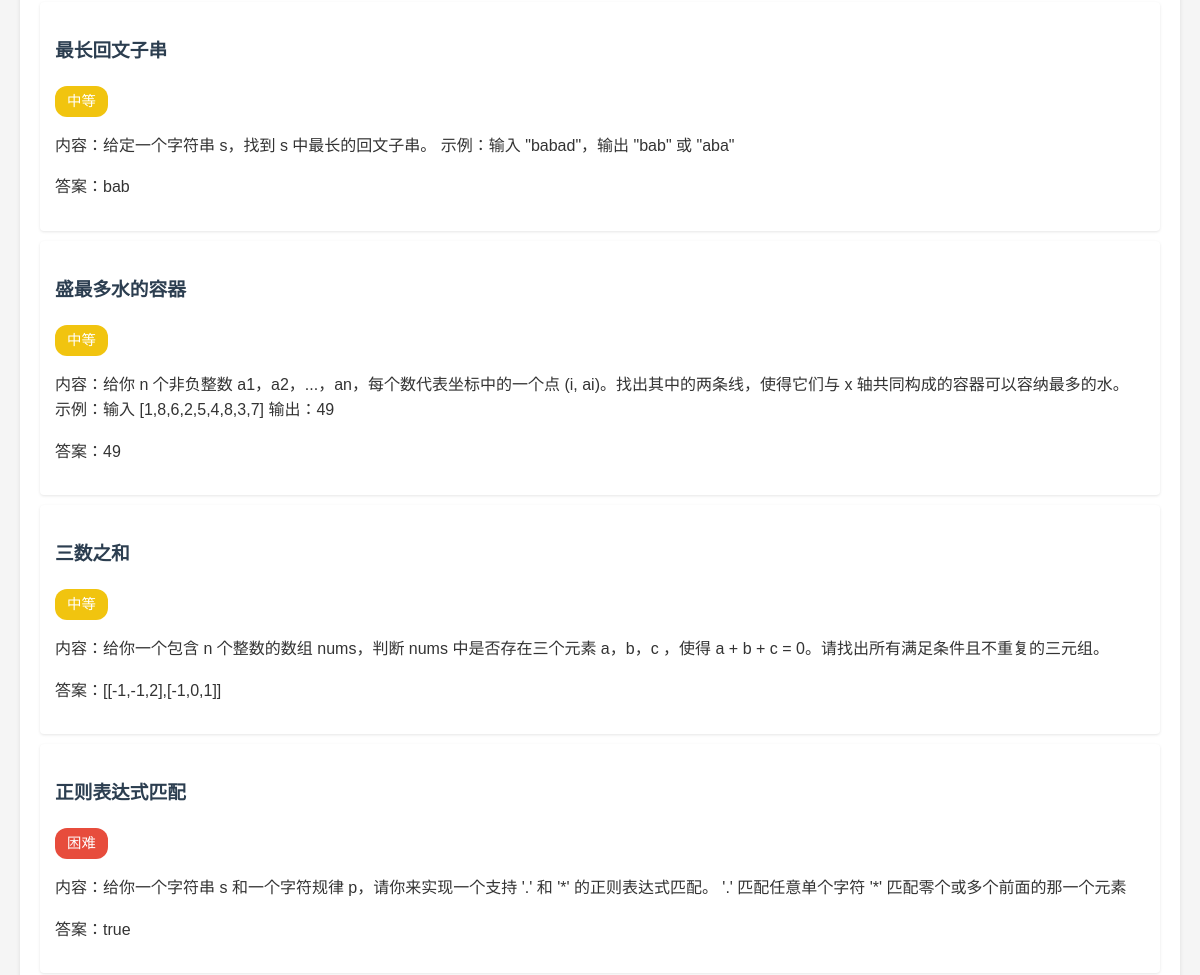
/manage_problems (signed in, middle part), run on an earlier commit of the app's database.
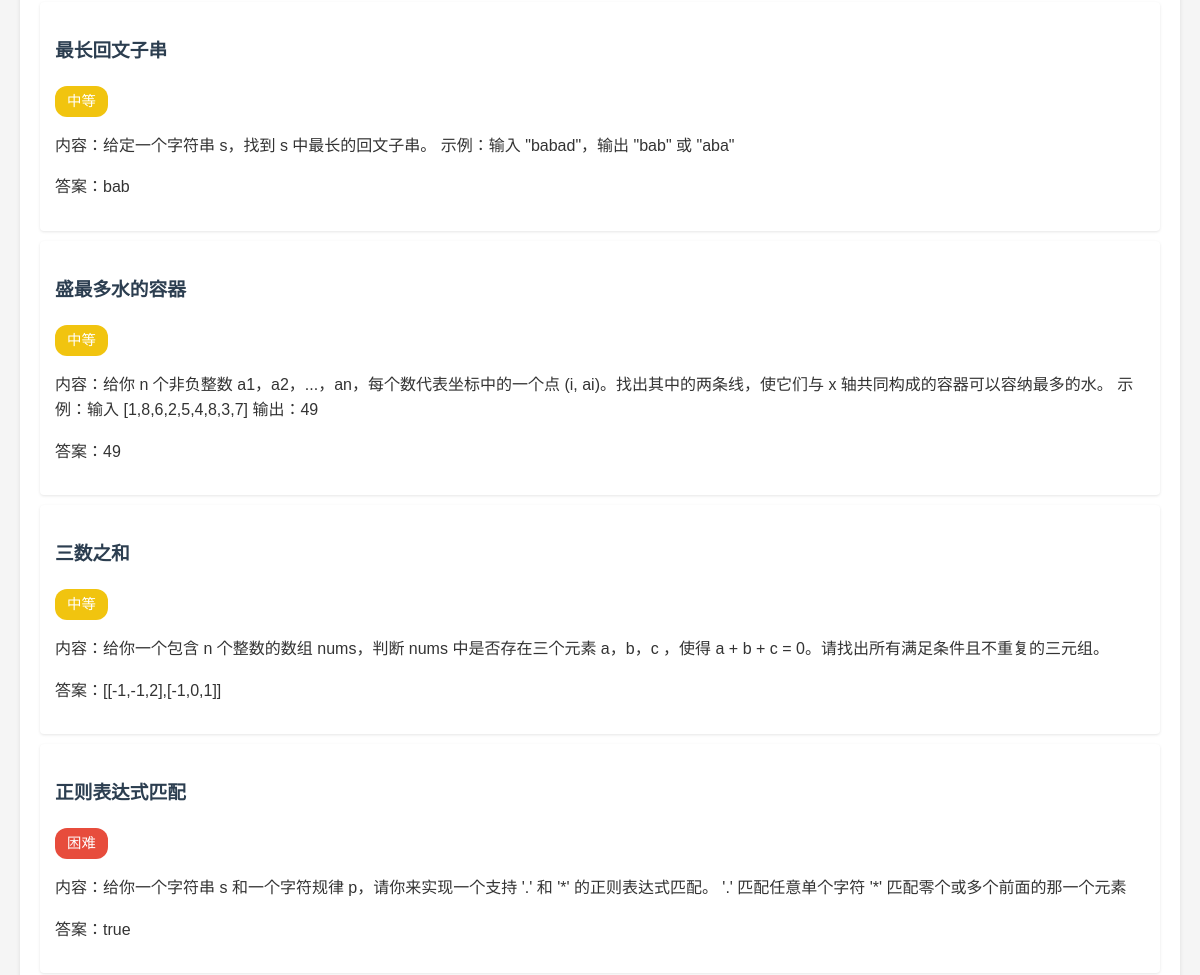
And on a later commit of the database.
### 1.py (models this page shows)
class Problem(db.Model):
    id = db.Column(db.Integer, primary_key=True)
    title = db.Column(db.String(100), nullable=False)
    content = db.Column(db.Text, nullable=False)
    answer = db.Column(db.Text, nullable=False)
    difficulty = db.Column(db.Integer) # 1-简单, 2-中等, 3-困难
    category = db.Column(db.String(50), nullable=True)  # 新增字段
    tags = db.Column(db.String(100), nullable=True)     # 新增字段
    standard_code = db.Column(db.Text, nullable=True) # 标准答案代码
    test_cases = db.Column(db.Text, nullable=True) # 测试用例，JSON格式存储

### 1.py (the view, shortened to what this page needs)
@app.route('/manage_problems', methods=['GET', 'POST'])
@login_required
def manage_problems():
    problems = Problem.query.all()
    return render_template('manage_problems.html', problems=problems)

### 1.py (called while the page is built)
def login_required(f):
    @wraps(f)
    def decorated_function(*args, **kwargs):
        if 'user_id' not in session:
            return redirect(url_for('login'))
        user = User.query.get(session['user_id'])
        if user is None:
            session.clear()
            return redirect(url_for('login'))
        return f(*args, **kwargs)
    return decorated_function

### templates/manage_problems.html (shortened to what this page needs)
<!DOCTYPE html>
<html>
<head>
    <link rel="stylesheet" href="{{ url_for('static', filename='style.css') }}">
</head>
<body>
    <div class="container">
        <ul class="problem-list">
        {% for problem in problems %}
            <li class="problem-item">
                <h3>{{ problem.title }}</h3>
                <span class="difficulty difficulty-{{ problem.difficulty }}">
                    {{ '简单' if problem.difficulty == 1 else '中等' if problem.difficulty == 2 else '困难' }}
                </span>
                <p>内容：{{ problem.content }}</p>
                <p>答案：{{ problem.answer }}</p>
            </li>
        {% endfor %}
        </ul>
    </div>
</body>
</html>

What changed in the data, as far as the page shows it:
changed Problem "盛最多水的容器": content "给你 n 个非负整数 a1，a2，...，an，每个数代表坐标中的一个点 (i, ai)。找出其中的两条线，使得它们与 x 轴共同构成的容器可以容纳最多的水。 示例：输入 [1,8,6,2,5,4,8,3,7] 输出：49" → "给你 n 个非负整数 a1，a2，...，an，每个数代表坐标中的一个点 (i, ai)。找出其中的两条线，使它们与 x 轴共同构成的容器可以容纳最多的水。 示例：输入 [1,8,6,2,5,4,8,3,7] 输出：49"
